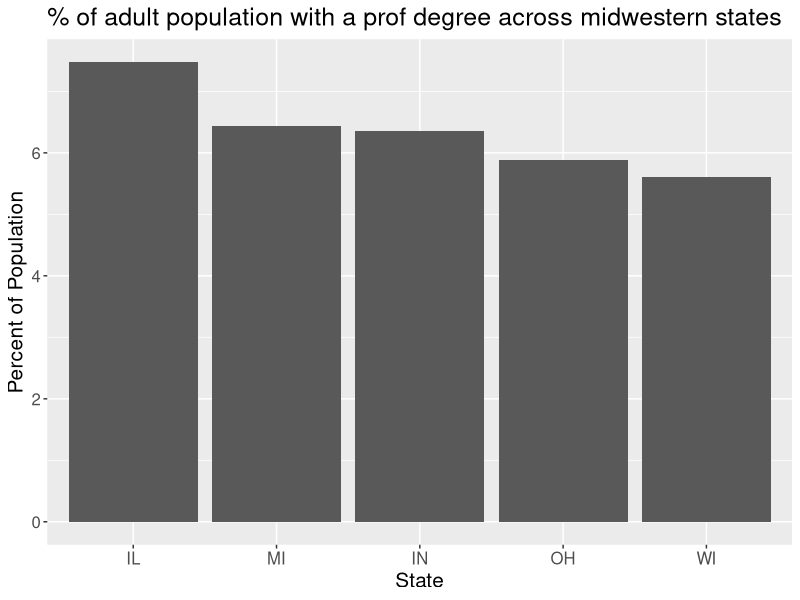
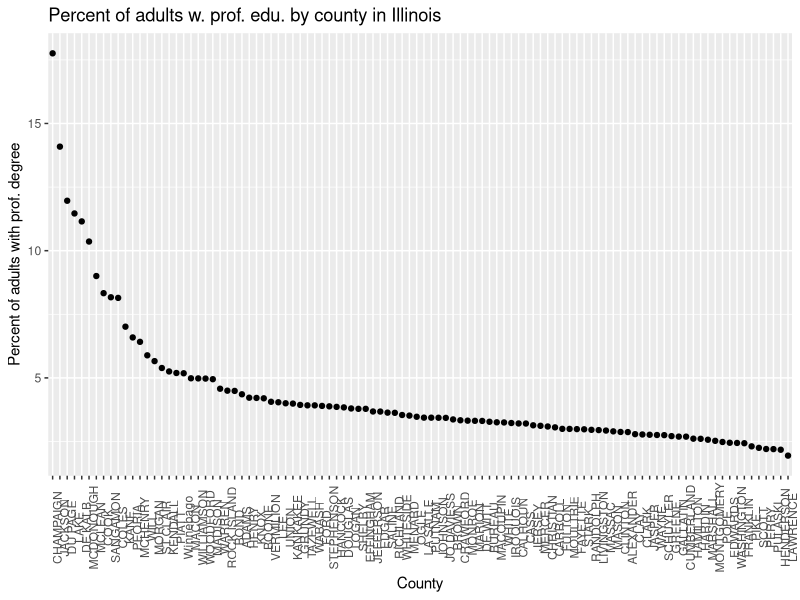
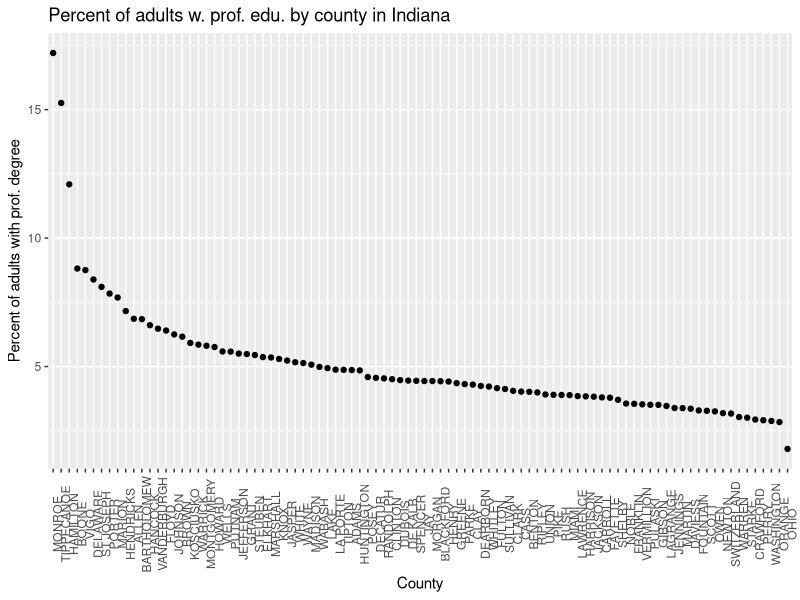
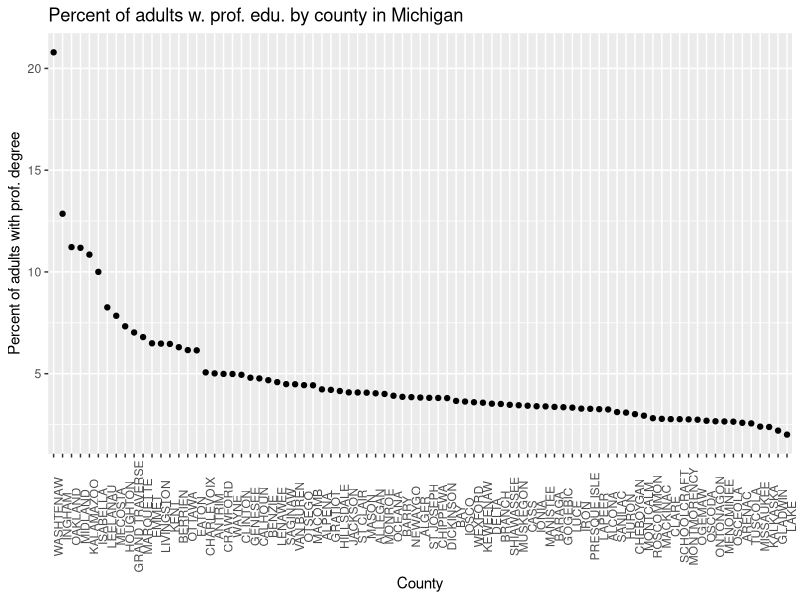
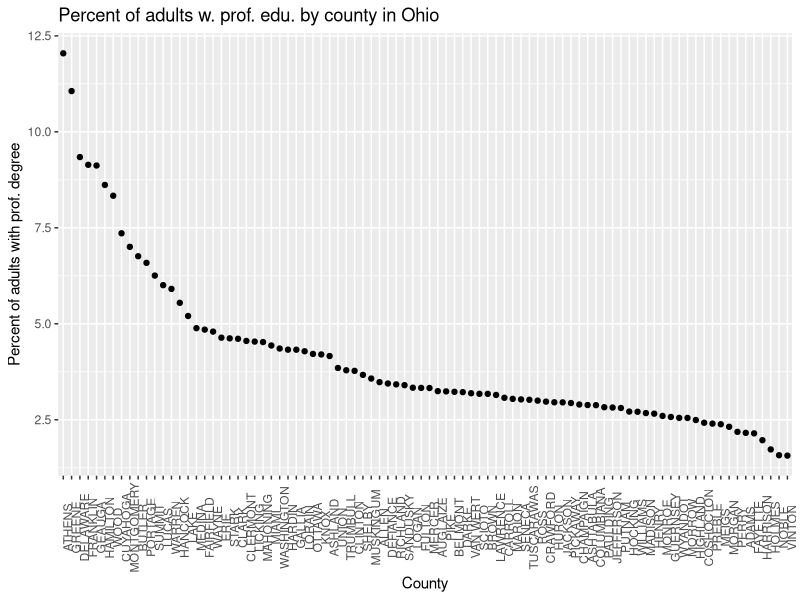
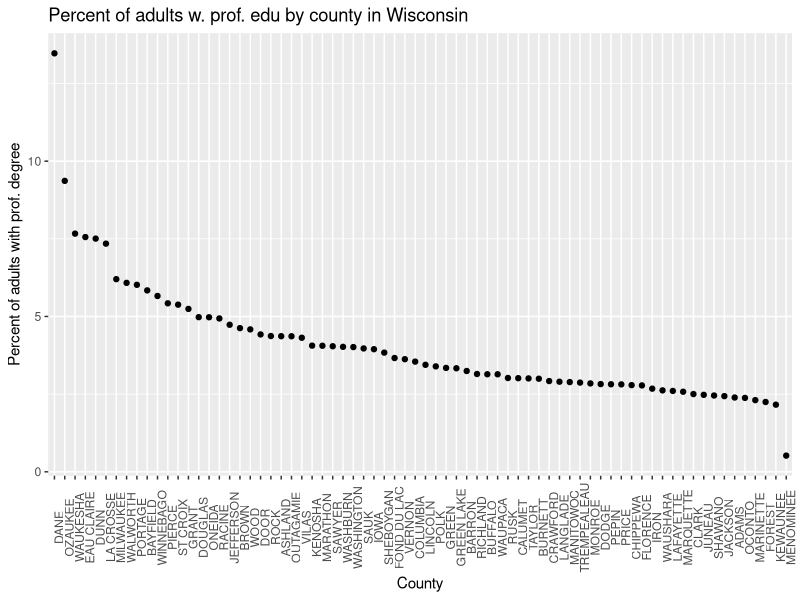
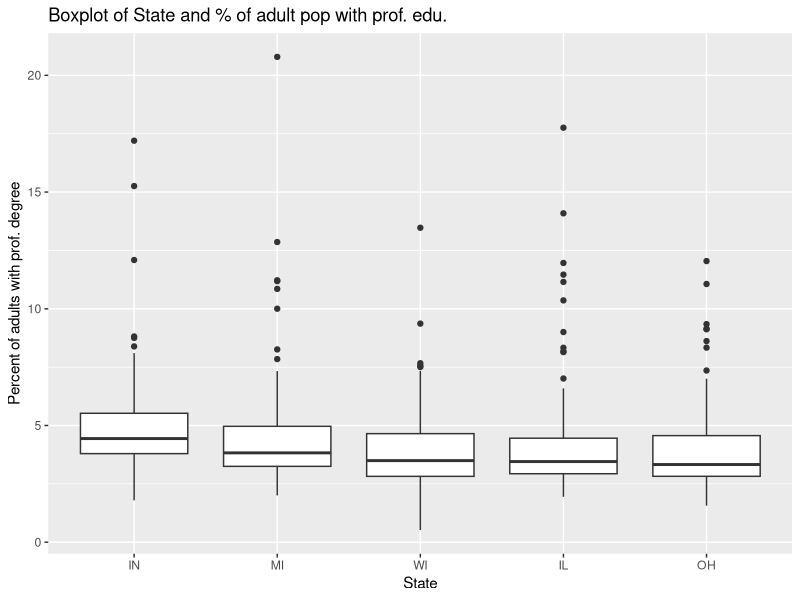
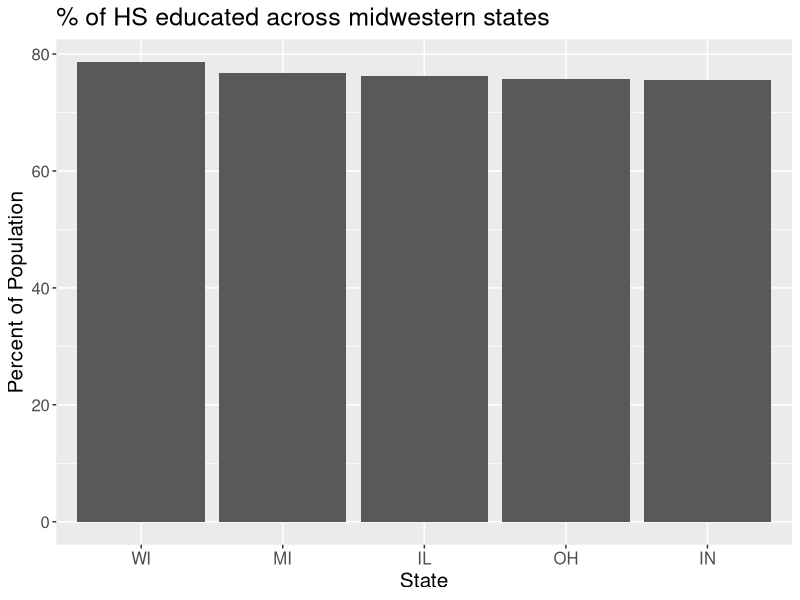

Source code (R) for these figures, in order: (Note: this script raises an error after producing the figures.)
############################
#Jeremy Kang
#GTID: 903136703
#GTName: jkang315
############################

library(ggplot2)
library(GGally)
library(reshape2)

########### #1 ##########
data(midwest)
attach(midwest, warn.conflicts = FALSE)

names(midwest)
help(midwest)
summary(midwest)
table(midwest$state)

#Separate states into own dfs
IL_df <- subset(midwest, midwest$state == "IL")
IN_df <- subset(midwest, midwest$state == "IN")
MI_df <- subset(midwest, midwest$state == "MI")
OH_df <- subset(midwest, midwest$state == "OH")
WI_df <- subset(midwest, midwest$state == "WI")


############# Interpretation A ############# 
#Calculate adult population with a professional education by state
IL_df$perc_AWP_state <- sum(IL_df$percprof * IL_df$popadults) / sum(IL_df$popadults)
IN_df$perc_AWP_state <- sum(IN_df$percprof * IN_df$popadults) / sum(IN_df$popadults)
MI_df$perc_AWP_state <- sum(MI_df$percprof * MI_df$popadults) / sum(MI_df$popadults)
OH_df$perc_AWP_state <- sum(OH_df$percprof * OH_df$popadults) / sum(OH_df$popadults)
WI_df$perc_AWP_state <- sum(WI_df$percprof * WI_df$popadults) / sum(WI_df$popadults)

#Check percent value for state
IL_df$perc_AWP_state[1]
IN_df$perc_AWP_state[1]
MI_df$perc_AWP_state[1]
OH_df$perc_AWP_state[1]
WI_df$perc_AWP_state[1]

#Create label and value for df for state
q1labels <- c("IL", "IN", "MI", "OH", "WI")
q1values <- c(IL_df$perc_AWP_state[1], IN_df$perc_AWP_state[1], MI_df$perc_AWP_state[1],
               OH_df$perc_AWP_state[1], WI_df$perc_AWP_state[1])

q1df <- melt(data.frame(x=q1labels, y=q1values))

#Bar plot of percentage of adult population with a professional education by state
ggplot(q1df, aes(x=reorder(q1labels, -value), y=value)) +
  geom_bar(stat="identity") +
  labs(title="% of adult population with a prof degree across midwestern states",
       x="State",
       y="Percent of Population") + 
  theme(text=element_text(size=15))



############# Interpretation B ############# 
par(mfrow=c(3, 2))
ggplot(IL_df, aes(reorder(IL_df$county,-IL_df$percprof, median), y=IL_df$percprof)) +
  geom_point() + 
  theme(axis.text.x = element_text(angle=90)) +
  labs(title="Percent of adults w. prof. edu. by county in Illinois",
       x="County",
       y="Percent of adults with prof. degree")

ggplot(IN_df, aes(reorder(IN_df$county,-IN_df$percprof, median), y=IN_df$percprof)) +
  geom_point() + 
  theme(axis.text.x = element_text(angle=90)) +
  labs(title="Percent of adults w. prof. edu. by county in Indiana",
       x="County",
       y="Percent of adults with prof. degree")

ggplot(MI_df, aes(reorder(MI_df$county, -MI_df$percprof, median), y=MI_df$percprof)) +
  geom_point() + 
  theme(axis.text.x = element_text(angle=90)) +
  labs(title="Percent of adults w. prof. edu. by county in Michigan",
       x="County",
       y="Percent of adults with prof. degree")

ggplot(OH_df, aes(reorder(OH_df$county, -OH_df$percprof, median), y=OH_df$percprof)) +
  geom_point() + 
  theme(axis.text.x = element_text(angle=90)) +
  labs(title="Percent of adults w. prof. edu. by county in Ohio",
       x="County",
       y="Percent of adults with prof. degree")

ggplot(WI_df, aes(reorder(WI_df$county, -WI_df$percprof, median), y=WI_df$percprof)) +
  geom_point() + 
  theme(axis.text.x = element_text(angle=90)) +
  labs(title="Percent of adults w. prof. edu by county in Wisconsin",
       x="County",
       y="Percent of adults with prof. degree")

#Counties with highest percentage of adults with a professional education
countyHighs <- data.frame(q1labels, y=c(IL_df$county[IL_df$percprof == max(IL_df$percprof)], 
  IN_df$county[IN_df$percprof == max(IN_df$percprof)], MI_df$county[MI_df$percprof == max(MI_df$percprof)],
  OH_df$county[OH_df$percprof == max(OH_df$percprof)], WI_df$county[WI_df$percprof == max(WI_df$percprof)]))

countyLows <- data.frame(q1labels, y=c(IL_df$county[IL_df$percprof == min(IL_df$percprof)],
  IN_df$county[IN_df$percprof == min(IN_df$percprof)], MI_df$county[MI_df$percprof == min(MI_df$percprof)],
  OH_df$county[OH_df$percprof == min(OH_df$percprof)], WI_df$county[WI_df$percprof == min(WI_df$percprof)]))

#Counties above average (count and %)
countAboveAvg <- data.frame(q1labels, y=c(length(which(IL_df$percprof > mean(IL_df$percprof))),
  length(which(IN_df$percprof > mean(IN_df$percprof))),length(which(MI_df$percprof > mean(MI_df$percprof))),
  length(which(OH_df$percprof > mean(OH_df$percprof))), length(which(WI_df$percprof > mean(WI_df$percprof)))))

countAbovPerc <- data.frame(q1labels, y=c(length(which(IL_df$percprof > mean(IL_df$percprof))) / length(IL_df$percprof),
  length(which(IN_df$percprof > mean(IN_df$percprof))) / length(IN_df$percprof),
  length(which(MI_df$percprof > mean(MI_df$percprof))) / length(MI_df$percprof),
  length(which(OH_df$percprof > mean(OH_df$percprof))) / length(OH_df$percprof),
  length(which(WI_df$percprof > mean(WI_df$percprof))) / length(WI_df$percprof)))


#Get summary stats
summary(IL_df$percprof)
summary(IN_df$percprof)
summary(MI_df$percprof)
summary(OH_df$percprof)
summary(WI_df$percprof)


#Boxplot to see distribution
ggplot(midwest, aes(reorder(state, -percprof, median), percprof)) +
  geom_boxplot() +
  labs(title="Boxplot of State and % of adult pop with prof. edu.",
       x="State",
       y="Percent of adults with prof. degree")




# ########## #2 ##########
############# Interpretation A #############
#Calculate adult population with a high school education by state
IL_df$perc_hsd_state <- sum(IL_df$perchsd * IL_df$popadults) / sum(IL_df$popadults)
IN_df$perc_hsd_state <- sum(IN_df$perchsd * IN_df$popadults) / sum(IN_df$popadults)
MI_df$perc_hsd_state <- sum(MI_df$perchsd * MI_df$popadults) / sum(MI_df$popadults)
OH_df$perc_hsd_state <- sum(OH_df$perchsd * OH_df$popadults) / sum(OH_df$popadults)
WI_df$perc_hsd_state <- sum(WI_df$perchsd * WI_df$popadults) / sum(WI_df$popadults)

#Calculate adult population with a college education by state
IL_df$perc_coll_state <- sum(IL_df$percollege * IL_df$popadults) / sum(IL_df$popadults)
IN_df$perc_coll_state <- sum(IN_df$percollege * IN_df$popadults) / sum(IN_df$popadults)
MI_df$perc_coll_state <- sum(MI_df$percollege * MI_df$popadults) / sum(MI_df$popadults)
OH_df$perc_coll_state <- sum(OH_df$percollege * OH_df$popadults) / sum(OH_df$popadults)
WI_df$perc_coll_state <- sum(WI_df$percollege * WI_df$popadults) / sum(WI_df$popadults)


#High School by State DF and plot
q2labels <- c("IL", "IN", "MI", "OH", "WI")
q2valuesHS <- c(IL_df$perc_hsd_state[1], IN_df$perc_hsd_state[1], MI_df$perc_hsd_state[1],
              OH_df$perc_hsd_state[1], WI_df$perc_hsd_state[1])

q2dfHS <- melt(data.frame(x=q2labels, y=q2valuesHS))

#Bar plot of percentage of high school educated across states
ggplot(q2dfHS, aes(x=reorder(q2labels, -value), y=value)) +
  geom_bar(stat="identity") +
  labs(title="% of HS educated across midwestern states",
       x="State",
       y="Percent of Population") + 
  theme(text=element_text(size=15))


#College by State DF and plot
q2valuesColl <- c(IL_df$perc_coll_state[1], IN_df$perc_coll_state[1], MI_df$perc_coll_state[1],
                OH_df$perc_coll_state[1], WI_df$perc_coll_state[1])

q2dfColl <- melt(data.frame(x=q2labels, y=q2valuesColl))

#Bar plot of percentage of college educated across states
ggplot(q2dfColl, aes(x=reorder(q2labels, -value), y=value)) +
  geom_bar(stat="identity") +
  labs(title="% of college educated across midwestern states",
       x="State",
       y="Percent of Population") + 
  theme(text=element_text(size=15))




############# Interpretation B #############

#raw perchsd and percollege
#Box plot of state and % of adult population with high school edu
ggplot(midwest, aes(reorder(state, -perchsd, median), perchsd)) +
  geom_boxplot() +
  labs(title="Boxplot of State and % of adult pop with H.S. edu.",
       x="State",
       y="Percent of adult pop with H.S. edu")

#Box plot of state and % of adult population with college edu
ggplot(midwest, aes(reorder(state, -percollege, median), percollege)) +
  geom_boxplot() +
  labs(title="Boxplot of State and % of adult pop with college edu.",
       x="State",
       y="Percent of adult pop with college edu")

#Get summary stats for HS for each state
summary(IL_df$perchsd)
summary(IN_df$perchsd)
summary(MI_df$perchsd)
summary(OH_df$perchsd)
summary(WI_df$perchsd)

#Get summary stats for college for each state
summary(IL_df$percollege)
summary(IN_df$percollege)
summary(MI_df$percollege)
summary(OH_df$percollege)
summary(WI_df$percollege)

# Three way relationship between percentage with high school degree,
# college degree, and state
ggplot(midwest, aes(perchsd, percollege)) +
  geom_point() +
  facet_grid(state~.) +
  geom_smooth() +
  labs(title="Education level by State")


#Calculate slope and intercept and put in DF
q2intercept <- c(coef(lm(percollege ~ perchsd, data=IL_df))[1],
          coef(lm(percollege ~ perchsd, data=IN_df))[1],
          coef(lm(percollege ~ perchsd, data=MI_df))[1],
          coef(lm(percollege ~ perchsd, data=OH_df))[1], 
          coef(lm(percollege ~ perchsd, data=WI_df))[1])

q2slope <- c(coef(lm(percollege ~ perchsd, data=IL_df))[2],
         coef(lm(percollege ~ perchsd, data=IN_df))[2],
         coef(lm(percollege ~ perchsd, data=MI_df))[2],
         coef(lm(percollege ~ perchsd, data=OH_df))[2], 
         coef(lm(percollege ~ perchsd, data=WI_df))[2])

q2facetdf <- data.frame(q1labels, q2intercept, q2slope)


#Below is just the plots broken out by state (NOT IN REPORT!)
#Plots for within each state (counties)
ggplot(IL_df, aes(IL_df$perchsd, IL_df$percollege)) +
  geom_point() +
  geom_abline(intercept = -36.4408554, slope=0.7532536) +
  labs(title="Education level by IL Counties",
       x="% High School Educated",
       y="% College Educated")

ggplot(IN_df, aes(IN_df$perchsd, IN_df$percollege)) +
  geom_point() +
  geom_abline(intercept = -39.8333693, slope=0.7694763) +
  labs(title="Education level by IN Counties",
       x="% High School Educated",
       y="% College Educated")

ggplot(MI_df, aes(MI_df$perchsd, MI_df$percollege)) +
  geom_point() +
  geom_abline(intercept = -57.641501, slope=1.029189) +
  labs(title="Education level by MI Counties",
       x="% High School Educated",
       y="% College Educated")

ggplot(OH_df, aes(OH_df$perchsd, OH_df$percollege)) +
  geom_point() +
  geom_abline(intercept = -32.7003275, slope=0.6774203) +
  labs(title="Education level by OH Counties",
       x="% High School Educated",
       y="% College Educated")

ggplot(WI_df, aes(WI_df$perchsd, WI_df$percollege)) +
  geom_point() +
  geom_abline(intercept = -57.699211, slope=1.029085) +
  labs(title="Education level by WI Counties",
       x="% High School Educated",
       y="% College Educated")




########## #3 ##########
#Create example dfs
set.seed(123)
q3hist <- data.frame(x=round(rnorm(runif(11000, min=18, max=40), mean=23, sd=1)))
q3male <- data.frame(x=factor("Male"), y=round(runif(rnorm(5500, mean=23, sd=2), min=18, max=35)))
q3female <- data.frame(x=factor("Female"), y=round(runif(rnorm(5500, mean=23, sd=3), min=18, max=40)))

q3mean <- mean(q3hist[[1]])
q3datadf <- rbind(q3male, q3female)


#Histogram example
ggplot(q3hist, aes(x, y=..density..)) +
  geom_histogram(binwidth=1) +
  geom_vline(xintercept=q3mean, color="red") +
  labs(title="Histogram of a normally distributed sample of college students' age",
       x="Age")

#Box plot example
ggplot(q3datadf, aes(x,y)) + 
  geom_boxplot() + 
  coord_flip() +
  labs(title="Boxplot of student respondents (M vs. F)",
       x="Gender",
       y="Age")


# ##QQ-Plot using qqnorm/qqline example
# qqnorm(q3hist[[1]])
# qqline(q3hist[[1]])
# 
# qqnorm(q3male[[2]])
# qqline(q3male[[2]])
# 
# qqnorm(q3female[[2]])
# qqline(q3female[[2]])

#Set up QQ plot example
q3qqmale = data.frame(density = dnorm(q3male[[2]], 0, 1))
q3qqfemale = data.frame(density = rnorm(q3female[[2]], 0, 1))

q3qqmale$samples = rnorm(5500, 0, 1) 
q3qqfemale$samples = rnorm(5500, 0, 1)
pm = list(df = 1)

#Male QQ plot
ggplot(q3qqmale, aes(sample = samples)) + 
  stat_qq(distribution = qt, dparams = pm) +
  labs(title="QQ plot of male respondents")

#Female QQ plot
ggplot(q3qqfemale, aes(sample = samples)) + 
  stat_qq(distribution = qt, dparams = pm) + 
  labs(title="QQ plot of female respondents")





########## #4 ##########
getwd()

#Uncommented on local drive. TA please setwd!
setwd('~/Desktop/Spring2017/CSE6242/Homework/hw2/plots/Q4Plots')

#Create random x's and y's. N was changed manually. See report for details.
N = seq(1, 100000)
q4x = runif(N)
q4y = runif(N)
q4df <- data.frame(q4x, q4y)

#Create and save plot
ggplot(q4df, aes(q4x, q4y)) +
  geom_point(size=1.1, shape=21, stroke=1) +
  labs(title="Random Numbers vs. Random Numbers",
       x="Random X Values", y="Random Y Values") +
  ggsave("Q4pdf.pdf") +
  ggsave("Q4ps.ps") +
  ggsave("Q4png.png") +
  ggsave("Q4jpg.jpg")


#Gather all file sizes with their respective file types. Note, filepath must be changed.
pdf = melt(c(file.info('~/Desktop/Spring2017/CSE6242/Homework/hw2/plots/Q4Plots/Q4pdf10.pdf')[1],
             file.info('~/Desktop/Spring2017/CSE6242/Homework/hw2/plots/Q4Plots/Q4pdf50.pdf')[1],
             file.info('~/Desktop/Spring2017/CSE6242/Homework/hw2/plots/Q4Plots/Q4pdf100.pdf')[1],
             file.info('~/Desktop/Spring2017/CSE6242/Homework/hw2/plots/Q4Plots/Q4pdf200.pdf')[1],
             file.info('~/Desktop/Spring2017/CSE6242/Homework/hw2/plots/Q4Plots/Q4pdf400.pdf')[1],
             file.info('~/Desktop/Spring2017/CSE6242/Homework/hw2/plots/Q4Plots/Q4pdf600.pdf')[1],
             file.info('~/Desktop/Spring2017/CSE6242/Homework/hw2/plots/Q4Plots/Q4pdf800.pdf')[1],
             file.info('~/Desktop/Spring2017/CSE6242/Homework/hw2/plots/Q4Plots/Q4pdf1000.pdf')[1],
             file.info('~/Desktop/Spring2017/CSE6242/Homework/hw2/plots/Q4Plots/Q4pdf2000.pdf')[1],
             file.info('~/Desktop/Spring2017/CSE6242/Homework/hw2/plots/Q4Plots/Q4pdf4000.pdf')[1],
             file.info('~/Desktop/Spring2017/CSE6242/Homework/hw2/plots/Q4Plots/Q4pdf6000.pdf')[1],
             file.info('~/Desktop/Spring2017/CSE6242/Homework/hw2/plots/Q4Plots/Q4pdf8000.pdf')[1],
             file.info('~/Desktop/Spring2017/CSE6242/Homework/hw2/plots/Q4Plots/Q4pdf10000.pdf')[1],
             file.info('~/Desktop/Spring2017/CSE6242/Homework/hw2/plots/Q4Plots/Q4pdf20000.pdf')[1],
             file.info('~/Desktop/Spring2017/CSE6242/Homework/hw2/plots/Q4Plots/Q4pdf40000.pdf')[1],
             file.info('~/Desktop/Spring2017/CSE6242/Homework/hw2/plots/Q4Plots/Q4pdf60000.pdf')[1],
             file.info('~/Desktop/Spring2017/CSE6242/Homework/hw2/plots/Q4Plots/Q4pdf80000.pdf')[1],
             file.info('~/Desktop/Spring2017/CSE6242/Homework/hw2/plots/Q4Plots/Q4pdf100000.pdf')[1]))

ps = melt(c(file.info('~/Desktop/Spring2017/CSE6242/Homework/hw2/plots/Q4Plots/Q4ps10.ps')[1],
            file.info('~/Desktop/Spring2017/CSE6242/Homework/hw2/plots/Q4Plots/Q4ps50.ps')[1],
            file.info('~/Desktop/Spring2017/CSE6242/Homework/hw2/plots/Q4Plots/Q4ps100.ps')[1],
            file.info('~/Desktop/Spring2017/CSE6242/Homework/hw2/plots/Q4Plots/Q4ps200.ps')[1],
            file.info('~/Desktop/Spring2017/CSE6242/Homework/hw2/plots/Q4Plots/Q4ps400.ps')[1],
            file.info('~/Desktop/Spring2017/CSE6242/Homework/hw2/plots/Q4Plots/Q4ps600.ps')[1],
            file.info('~/Desktop/Spring2017/CSE6242/Homework/hw2/plots/Q4Plots/Q4ps800.ps')[1],
            file.info('~/Desktop/Spring2017/CSE6242/Homework/hw2/plots/Q4Plots/Q4ps1000.ps')[1],
            file.info('~/Desktop/Spring2017/CSE6242/Homework/hw2/plots/Q4Plots/Q4ps2000.ps')[1],
            file.info('~/Desktop/Spring2017/CSE6242/Homework/hw2/plots/Q4Plots/Q4ps4000.ps')[1],
            file.info('~/Desktop/Spring2017/CSE6242/Homework/hw2/plots/Q4Plots/Q4ps6000.ps')[1],
            file.info('~/Desktop/Spring2017/CSE6242/Homework/hw2/plots/Q4Plots/Q4ps8000.ps')[1],
            file.info('~/Desktop/Spring2017/CSE6242/Homework/hw2/plots/Q4Plots/Q4ps10000.ps')[1],
            file.info('~/Desktop/Spring2017/CSE6242/Homework/hw2/plots/Q4Plots/Q4ps20000.ps')[1],
            file.info('~/Desktop/Spring2017/CSE6242/Homework/hw2/plots/Q4Plots/Q4ps40000.ps')[1],
            file.info('~/Desktop/Spring2017/CSE6242/Homework/hw2/plots/Q4Plots/Q4ps60000.ps')[1],
            file.info('~/Desktop/Spring2017/CSE6242/Homework/hw2/plots/Q4Plots/Q4ps80000.ps')[1],
            file.info('~/Desktop/Spring2017/CSE6242/Homework/hw2/plots/Q4Plots/Q4ps100000.ps')[1]))

png = melt(c(file.info('~/Desktop/Spring2017/CSE6242/Homework/hw2/plots/Q4Plots/Q4png10.png')[1],
             file.info('~/Desktop/Spring2017/CSE6242/Homework/hw2/plots/Q4Plots/Q4png50.png')[1],
             file.info('~/Desktop/Spring2017/CSE6242/Homework/hw2/plots/Q4Plots/Q4png100.png')[1],
             file.info('~/Desktop/Spring2017/CSE6242/Homework/hw2/plots/Q4Plots/Q4png200.png')[1],
             file.info('~/Desktop/Spring2017/CSE6242/Homework/hw2/plots/Q4Plots/Q4png400.png')[1],
             file.info('~/Desktop/Spring2017/CSE6242/Homework/hw2/plots/Q4Plots/Q4png600.png')[1],
             file.info('~/Desktop/Spring2017/CSE6242/Homework/hw2/plots/Q4Plots/Q4png800.png')[1],
             file.info('~/Desktop/Spring2017/CSE6242/Homework/hw2/plots/Q4Plots/Q4png1000.png')[1],
             file.info('~/Desktop/Spring2017/CSE6242/Homework/hw2/plots/Q4Plots/Q4png2000.png')[1],
             file.info('~/Desktop/Spring2017/CSE6242/Homework/hw2/plots/Q4Plots/Q4png4000.png')[1],
             file.info('~/Desktop/Spring2017/CSE6242/Homework/hw2/plots/Q4Plots/Q4png6000.png')[1],
             file.info('~/Desktop/Spring2017/CSE6242/Homework/hw2/plots/Q4Plots/Q4png8000.png')[1],
             file.info('~/Desktop/Spring2017/CSE6242/Homework/hw2/plots/Q4Plots/Q4png10000.png')[1],
             file.info('~/Desktop/Spring2017/CSE6242/Homework/hw2/plots/Q4Plots/Q4png20000.png')[1],
             file.info('~/Desktop/Spring2017/CSE6242/Homework/hw2/plots/Q4Plots/Q4png40000.png')[1],
             file.info('~/Desktop/Spring2017/CSE6242/Homework/hw2/plots/Q4Plots/Q4png60000.png')[1],
             file.info('~/Desktop/Spring2017/CSE6242/Homework/hw2/plots/Q4Plots/Q4png80000.png')[1],
             file.info('~/Desktop/Spring2017/CSE6242/Homework/hw2/plots/Q4Plots/Q4png100000.png')[1]))

jpg = melt(c(file.info('~/Desktop/Spring2017/CSE6242/Homework/hw2/plots/Q4Plots/Q4jpg10.jpg')[1],
             file.info('~/Desktop/Spring2017/CSE6242/Homework/hw2/plots/Q4Plots/Q4jpg50.jpg')[1],
             file.info('~/Desktop/Spring2017/CSE6242/Homework/hw2/plots/Q4Plots/Q4jpg100.jpg')[1],
             file.info('~/Desktop/Spring2017/CSE6242/Homework/hw2/plots/Q4Plots/Q4jpg200.jpg')[1],
             file.info('~/Desktop/Spring2017/CSE6242/Homework/hw2/plots/Q4Plots/Q4jpg400.jpg')[1],
             file.info('~/Desktop/Spring2017/CSE6242/Homework/hw2/plots/Q4Plots/Q4jpg600.jpg')[1],
             file.info('~/Desktop/Spring2017/CSE6242/Homework/hw2/plots/Q4Plots/Q4jpg800.jpg')[1],
             file.info('~/Desktop/Spring2017/CSE6242/Homework/hw2/plots/Q4Plots/Q4jpg1000.jpg')[1],
             file.info('~/Desktop/Spring2017/CSE6242/Homework/hw2/plots/Q4Plots/Q4jpg2000.jpg')[1],
             file.info('~/Desktop/Spring2017/CSE6242/Homework/hw2/plots/Q4Plots/Q4jpg4000.jpg')[1],
             file.info('~/Desktop/Spring2017/CSE6242/Homework/hw2/plots/Q4Plots/Q4jpg6000.jpg')[1],
             file.info('~/Desktop/Spring2017/CSE6242/Homework/hw2/plots/Q4Plots/Q4jpg8000.jpg')[1],
             file.info('~/Desktop/Spring2017/CSE6242/Homework/hw2/plots/Q4Plots/Q4jpg10000.jpg')[1],
             file.info('~/Desktop/Spring2017/CSE6242/Homework/hw2/plots/Q4Plots/Q4jpg20000.jpg')[1],
             file.info('~/Desktop/Spring2017/CSE6242/Homework/hw2/plots/Q4Plots/Q4jpg40000.jpg')[1],
             file.info('~/Desktop/Spring2017/CSE6242/Homework/hw2/plots/Q4Plots/Q4jpg60000.jpg')[1],
             file.info('~/Desktop/Spring2017/CSE6242/Homework/hw2/plots/Q4Plots/Q4jpg80000.jpg')[1],
             file.info('~/Desktop/Spring2017/CSE6242/Homework/hw2/plots/Q4Plots/Q4jpg100000.jpg')[1]))

row.names(pdf) <- c("10", "50", "100", "200", "400", "600", "800", "1000", "2000", "4000",
                "6000", "8000", "10000", "20000", "40000", "60000", "80000", "100000")
row.names(ps) <- c("10", "50", "100", "200", "400", "600", "800", "1000", "2000", "4000",
               "6000", "8000", "10000", "20000", "40000", "60000", "80000", "100000")
row.names(png) <- c("10", "50", "100", "200", "400", "600", "800", "1000", "2000", "4000",
                "6000", "8000", "10000", "20000", "40000", "60000", "80000", "100000")
row.names(jpg) <- c("10", "50", "100", "200", "400", "600", "800", "1000", "2000", "4000",
                "6000", "8000", "10000", "20000", "40000", "60000", "80000", "100000")

#Create df without melted info
file_size <- data.frame(pdf, ps, png, jpg)
file_size_clean <- subset(file_size, select=-c(L1, L1.1, L1.2, L1.3))
colnames(file_size_clean) <- c("pdf", "ps", "png", "jpg")
sizes <- melt(as.matrix(file_size_clean))

#Plot all file types
ggplot(sizes, aes(x=Var1, y=value, color=Var2)) +
  labs(title="Different file types and saved sizes",
       x="N sample",
       y="File size (bytes)") +
  theme(text=element_text(size=15)) +
  scale_color_discrete(name="File types") +
  geom_line()




########## #5 ##########
#Import data and look at basic info
data(diamonds)
help(diamonds)
summary(diamonds)

#Stats of colors
summary(diamonds$color)

#Stats of carat and price
q5stats <- rbind(summary(diamonds$carat, digits=15),
                 summary(diamonds$price, digits=15))
row.names(q5stats) <- c("Carat", "Price")

length(which(diamonds$price > mean(diamonds$price))) / length(diamonds$price)


##Bar chart of colors
ggplot(diamonds, aes(x=color)) +
  stat_count() + 
  labs(title="Bar chart of diamond colors",
       x="Color",
       y="Count")

#Bar chart of carat
ggplot(diamonds, aes(x=carat)) +
  stat_count() + 
  stat_bin(binwidth=.1) +
  labs(title="Bar chart of diamond carat",
       x="Carat",
       y="Count")

#Histogram of prices
ggplot(diamonds, aes(x=price)) +
  geom_histogram(binwidth=200) + 
  labs(title="Bar chart of diamond price",
       x="Price",
       y="Count")

#Three way relationship between carat, color, and facet
ggplot(diamonds, aes(x=carat, y=price)) +
  geom_point() +
  facet_grid(color~.) +
  labs(title="Price by color and carat")

